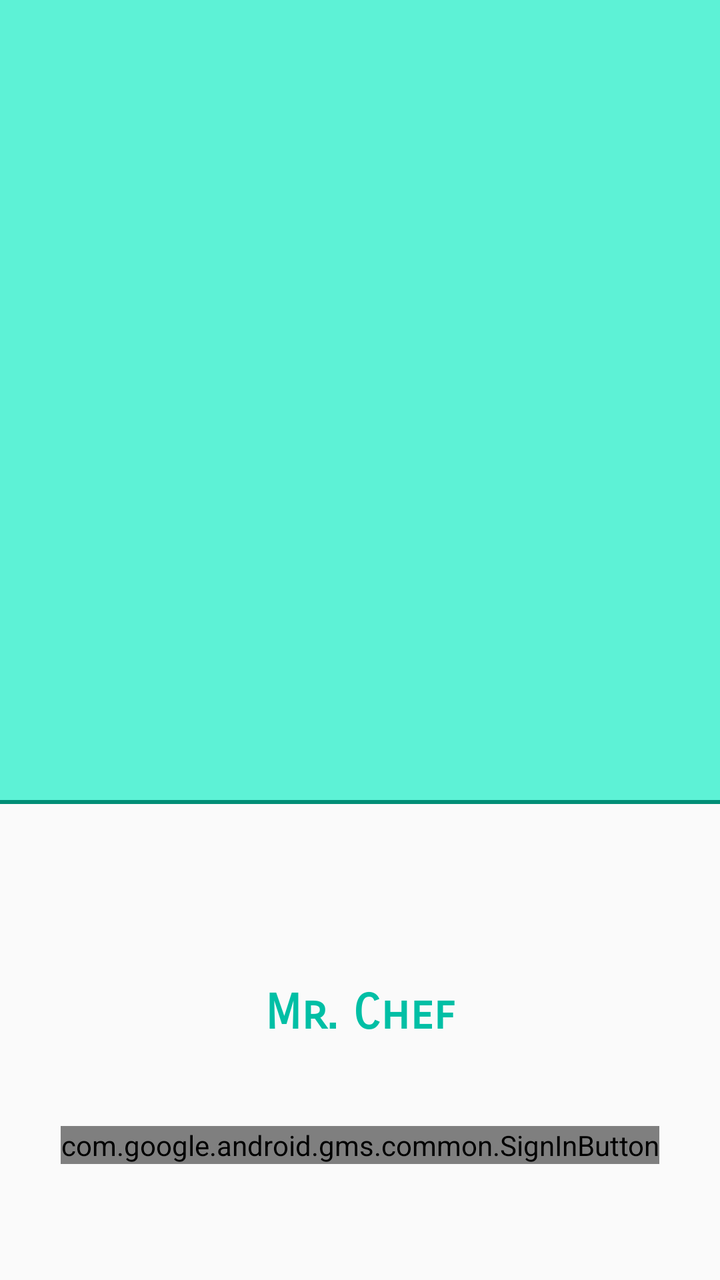
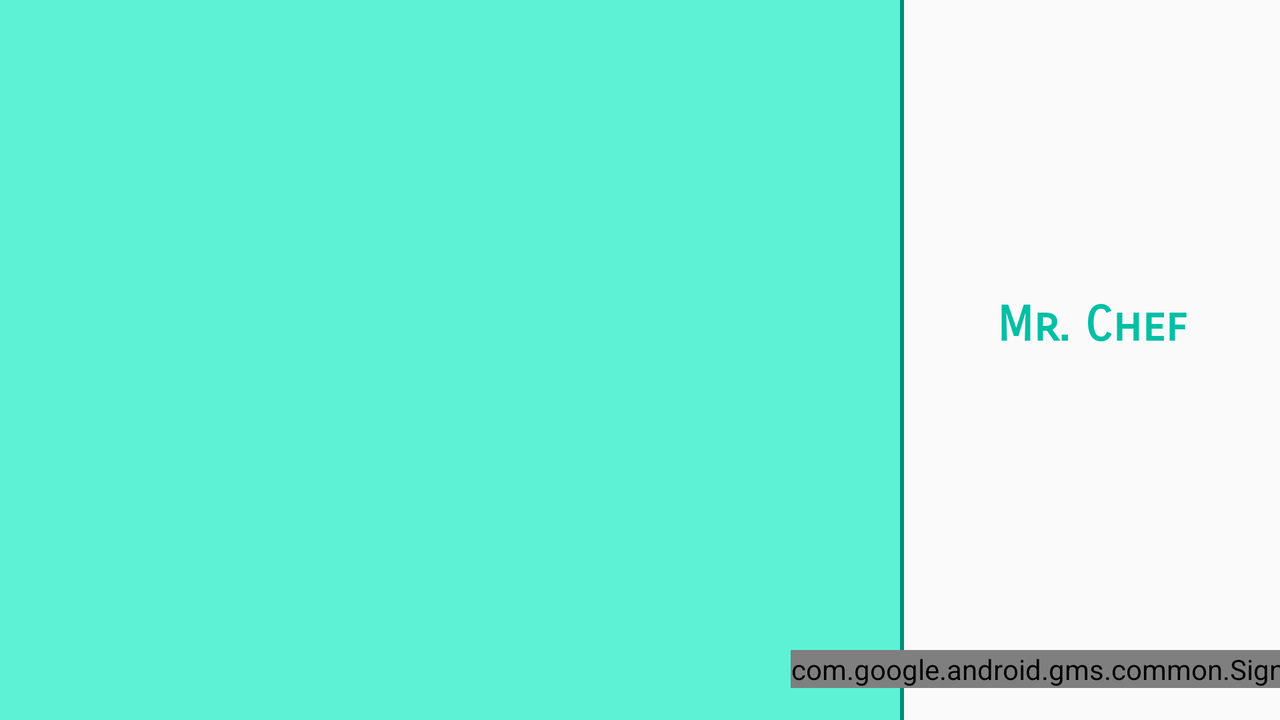

The same Android screen from two of the app's own layout files: first res/layout/ as a phone draws it, then the repository's variant for another configuration, drawn on a device whose configuration selects that folder. Both files follow.
<!-- AndroidManifest.xml: activity theme AppTheme.NoActionBarWithTranslucentStatusBar -->
<!-- res/layout/activity_login.xml -->
<?xml version="1.0" encoding="utf-8"?>
<android.support.constraint.ConstraintLayout
    xmlns:android="http://schemas.android.com/apk/res/android"
    xmlns:app="http://schemas.android.com/apk/res-auto"
    xmlns:tools="http://schemas.android.com/tools"
    android:layout_width="match_parent"
    android:layout_height="match_parent"
    tools:context="skr_developer.mrchef.LoginActivity">

    <android.support.v4.view.ViewPager
            android:id="@+id/container_viewPager"
            android:layout_width="match_parent"
            android:layout_height="400dp"
            app:layout_behavior="@string/appbar_scrolling_view_behavior"
            android:background="@color/colorPrimaryLight"

            app:layout_constraintEnd_toEndOf="parent"
            app:layout_constraintStart_toStartOf="parent"
            app:layout_constraintTop_toTopOf="parent"/>

    <View
        android:id="@+id/view"
        android:layout_width="match_parent"
        android:layout_height="2dp"
        android:background="@color/colorPrimaryDark"
        app:layout_constraintStart_toStartOf="parent"
        app:layout_constraintEnd_toEndOf="parent"
        app:layout_constraintTop_toBottomOf="@id/container_viewPager"/>

    <android.support.design.widget.TabLayout
        android:id="@+id/tablayout"
        android:layout_width="match_parent"
        android:layout_height="wrap_content"
        app:tabBackground="@drawable/viewpager_tab_selector"
        app:tabGravity="center"
        app:tabIndicatorHeight="0dp"
        app:layout_constraintStart_toStartOf="parent"
        app:layout_constraintEnd_toEndOf="parent"
        app:layout_constraintTop_toBottomOf="@id/view"/>

    <TextView
        android:id="@+id/tv_title"
        android:layout_width="wrap_content"
        android:layout_height="wrap_content"

        android:text="@string/app_name"
        style="@style/TextAppearance.AppCompat.Headline"
        android:fontFamily="sans-serif-smallcaps"
        android:textStyle="bold"
        android:textColor="@color/colorPrimary"

        app:layout_constraintStart_toStartOf="parent"
        app:layout_constraintEnd_toEndOf="parent"
        app:layout_constraintBottom_toTopOf="@id/btn_login"
        app:layout_constraintTop_toBottomOf="@id/tablayout"/>

    <com.google.android.gms.common.SignInButton
        android:id="@+id/btn_login"
        android:layout_width="wrap_content"
        android:layout_height="wrap_content"

        android:layout_marginStart="@dimen/margin_32dp"
        android:layout_marginEnd="@dimen/margin_32dp"
        android:layout_marginBottom="@dimen/margin_16dp"

        android:onClick="onClickSignIn"
        android:text="@string/sign_in"
        android:textAllCaps="false"

        app:layout_constraintBottom_toBottomOf="parent"
        app:layout_constraintEnd_toEndOf="parent"
        app:layout_constraintStart_toStartOf="parent"
        app:layout_constraintTop_toBottomOf="@+id/tv_title" />

</android.support.constraint.ConstraintLayout>
<!-- resources referenced by this layout -->
<resources>
  <color name="colorPrimary">#00bfa5</color>
  <color name="colorPrimaryDark">#008e76</color>
  <color name="colorPrimaryLight">#5df2d6</color>
  <dimen name="margin_16dp">16dp</dimen>
  <dimen name="margin_32dp">32dp</dimen>
  <string name="app_name">Mr. Chef</string>
  <string name="sign_in">Sign In</string>
  <!-- from res/values-v19/ -->
  <style name="AppTheme.NoActionBarWithTranslucentStatusBar">
          <item name="windowActionBar">false</item>
          <item name="windowNoTitle">true</item>
          <item name="android:windowTranslucentStatus">true</item>
      </style>
</resources>
<!-- res/layout-land/activity_login.xml (the repository's variant of the layout above) -->
<!-- drawn on the phone turned sideways -->
<?xml version="1.0" encoding="utf-8"?>
<android.support.constraint.ConstraintLayout
    xmlns:android="http://schemas.android.com/apk/res/android"
    xmlns:app="http://schemas.android.com/apk/res-auto"
    xmlns:tools="http://schemas.android.com/tools"
    android:layout_width="match_parent"
    android:layout_height="match_parent"
    tools:context="skr_developer.mrchef.LoginActivity">

    <android.support.v4.view.ViewPager
        android:id="@+id/container_viewPager"
        android:layout_width="450dp"
        android:layout_height="match_parent"
        app:layout_behavior="@string/appbar_scrolling_view_behavior"
        android:background="@color/colorPrimaryLight"

        app:layout_constraintStart_toStartOf="parent"
        app:layout_constraintTop_toTopOf="parent"/>

    <View
        android:id="@+id/view"
        android:layout_width="2dp"
        android:layout_height="match_parent"
        android:orientation="vertical"

        android:background="@color/colorPrimaryDark"

        app:layout_constraintStart_toEndOf="@id/container_viewPager"
        app:layout_constraintTop_toTopOf="@id/container_viewPager"
        app:layout_constraintBottom_toBottomOf="@id/container_viewPager"/>

    <android.support.design.widget.TabLayout
        android:id="@+id/tablayout"
        android:layout_width="wrap_content"
        android:layout_height="wrap_content"

        app:tabBackground="@drawable/viewpager_tab_selector"
        app:tabGravity="center"
        app:tabIndicatorHeight="0dp"

        android:layout_marginTop="@dimen/margin_16dp"

        app:layout_constraintStart_toStartOf="@id/container_viewPager"
        app:layout_constraintTop_toTopOf="parent"
        app:layout_constraintEnd_toEndOf="@id/container_viewPager"/>

    <TextView
        android:id="@+id/tv_title"
        style="@style/TextAppearance.AppCompat.Headline"
        android:layout_width="wrap_content"

        android:layout_height="wrap_content"
        android:layout_marginTop="8dp"
        android:layout_marginBottom="8dp"
        android:fontFamily="sans-serif-smallcaps"
        android:padding="@dimen/padding_8dp"
        android:text="@string/app_name"

        android:textColor="@color/colorPrimary"
        android:textStyle="bold"
        app:layout_constraintBottom_toTopOf="@+id/btn_login"
        app:layout_constraintEnd_toEndOf="parent"
        app:layout_constraintStart_toEndOf="@id/view"
        app:layout_constraintTop_toTopOf="parent" />

    <com.google.android.gms.common.SignInButton
        android:id="@+id/btn_login"
        android:layout_width="wrap_content"
        android:layout_height="wrap_content"
        android:text="@string/sign_in"

        android:textAllCaps="false"
        android:onClick="onClickSignIn"

        android:layout_marginStart="@dimen/margin_32dp"
        android:layout_marginEnd="@dimen/margin_32dp"
        android:layout_marginBottom="@dimen/margin_16dp"

        app:layout_constraintBottom_toBottomOf="parent"
        app:layout_constraintEnd_toEndOf="parent"
        app:layout_constraintStart_toStartOf="@id/view"/>

</android.support.constraint.ConstraintLayout>
<!-- resources referenced by the variant -->
<!-- as the phone turned sideways resolves them -->
<resources>
  <color name="colorPrimary">#00bfa5</color>
  <color name="colorPrimaryDark">#008e76</color>
  <color name="colorPrimaryLight">#5df2d6</color>
  <dimen name="margin_16dp">16dp</dimen>
  <dimen name="margin_32dp">32dp</dimen>
  <dimen name="padding_8dp">8dp</dimen>
  <string name="app_name">Mr. Chef</string>
  <string name="sign_in">Sign In</string>
  <!-- from res/values-v19/ -->
  <style name="AppTheme.NoActionBarWithTranslucentStatusBar">
          <item name="windowActionBar">false</item>
          <item name="windowNoTitle">true</item>
          <item name="android:windowTranslucentStatus">true</item>
      </style>
</resources>
